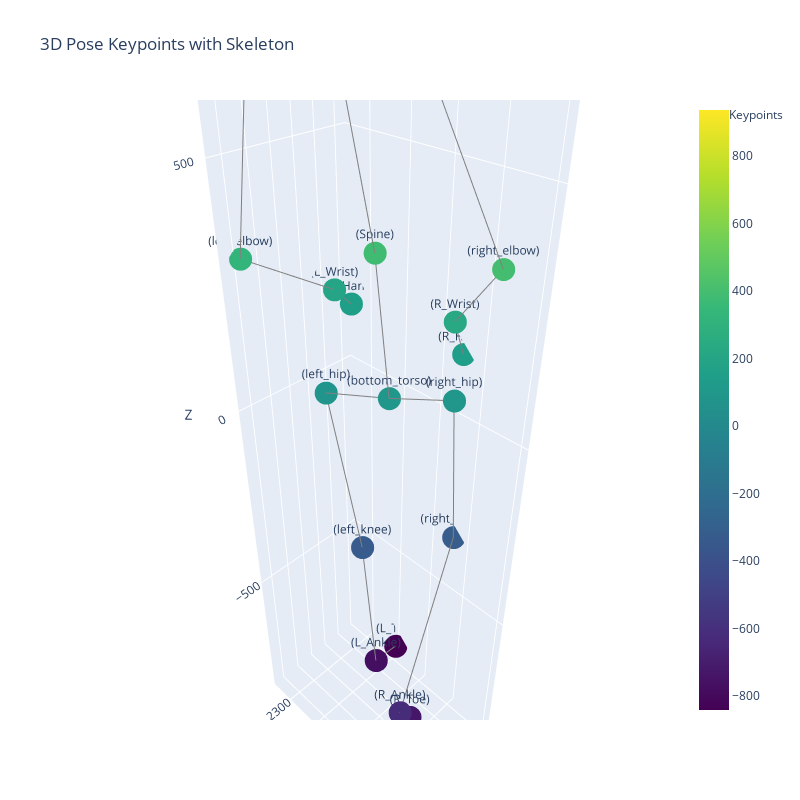

Here is the notebook cell this chart was saved with:
### Markdown cell above
### Visualization

### Code cell
import plotly.graph_objects as go


to_visualize_keypoints = keypoints.copy()
# Define the connections for the skeleton
# Each tuple represents (start_point_idx, end_point_idx)

# Create figure
fig = go.Figure()

# Add points
fig.add_trace(go.Scatter3d(
    x=to_visualize_keypoints[:, 0],
    y=to_visualize_keypoints[:, 1],
    z=to_visualize_keypoints[:, 2],
    mode='markers+text',
    marker=dict(
        size=8,
        color=keypoints[:, 2],
        colorscale='Viridis',
        showscale=True
    ),
    text=[f'({keypoints_names[i]})' for i, name in enumerate(to_visualize_keypoints)],
    hovertemplate='<b>%{text}</b><br>' +
                  'x: %{x:.3f}<br>' +
                  'y: %{y:.3f}<br>' +
                  'z: %{z:.3f}<br>'
                  ,
    name='Keypoints'
))

# Add lines for skeleton
for connection in skeleton_connections:
    start_idx, end_idx = connection
    fig.add_trace(go.Scatter3d(
        x=[to_visualize_keypoints[start_idx][0], to_visualize_keypoints[end_idx][0]],
        y=[to_visualize_keypoints[start_idx][1], to_visualize_keypoints[end_idx][1]],
        z=[to_visualize_keypoints[start_idx][2], to_visualize_keypoints[end_idx][2]],
        mode='lines',
        line=dict(color='gray', width=2),
        hoverinfo='skip',
        showlegend=False
    ))

# Update layout
fig.update_layout(
    title='3D Pose Keypoints with Skeleton',
    scene=dict(
        xaxis_title = 'X',#'X',
        yaxis_title = 'Y',#'Z',
        zaxis_title = 'Z',#'Y',
        aspectmode='data'
    ),
    width=800,
    height=800
)

# Show the plot
fig.show()

### Figure 1 — Plotly figure (JSON) as saved in the notebook; plotly's stock layout.template omitted (floating-point values rounded to 4 significant figures)
{"data": [{"hovertemplate": "<b>%{text}</b><br>x: %{x:.3f}<br>y: %{y:.3f}<br>z: %{z:.3f}<br>", "marker": {"color": [937.1, 642.5, 658.1, 398.1, 225.2, 621.3, 319.4, 201.4, 90.72, -322.3, -620.6, 84.03, -333.6, -771.3, 89.74, 383.0, 761.7, 142.8, 153.3, -732.1, -842.2], "colorscale": [[0, "#440154"], [0.1111, "#482878"], [0.2222, "#3e4989"], [0.3333, "#31688e"], [0.4444, "#26828e"], [0.5556, "#1f9e89"], [0.6667, "#35b779"], [0.7778, "#6ece58"], [0.8889, "#b5de2b"], [1, "#fde725"]], "showscale": true, "size": 8}, "mode": "markers+text", "name": "Keypoints", "text": ["(Head_top)", "(upper_torso)", "(right_shoulder)", "(right_elbow)", "(R_Wrist)", "(left_shoulder)", "(left_elbow)", "(L_Wrist)", "(right_hip)", "(right_knee)", "(R_Ankle)", "(left_hip)", "(left_knee)", "(L_Ankle)", "(bottom_torso)", "(Spine)", "(Head)", "(R_Hand)", "(L_Hand)", "(R_Toe)", "(L_Toe)"], "type": "scatter3d", "x": [112.7, 129.9, 34.56, 45.78, -31.63, 221.9, 196.0, 1.489, 3.331, -63.62, 187.2, 145, 92.54, 51.9, 80.64, 113.0, 107.5, -65.97, -43.84, 126.5, -54.69], "y": [2412.0, 2452.0, 2529.0, 2702.0, 2557.0, 2346.0, 2247.0, 2274.0, 2595.0, 2567.0, 2650.0, 2402.0, 2438.0, 2439.0, 2504.0, 2501.0, 2409.0, 2554.0, 2273.0, 2626.0, 2407.0], "z": [937.1, 642.5, 658.1, 398.1, 225.2, 621.3, 319.4, 201.4, 90.72, -322.3, -620.6, 84.03, -333.6, -771.3, 89.74, 383.0, 761.7, 142.8, 153.3, -732.1, -842.2]}, {"hoverinfo": "skip", "line": {"color": "gray", "width": 2}, "mode": "lines", "showlegend": false, "type": "scatter3d", "x": [112.7, 107.5], "y": [2412.0, 2409.0], "z": [937.1, 761.7]}, {"hoverinfo": "skip", "line": {"color": "gray", "width": 2}, "mode": "lines", "showlegend": false, "type": "scatter3d", "x": [107.5, 129.9], "y": [2409.0, 2452.0], "z": [761.7, 642.5]}, {"hoverinfo": "skip", "line": {"color": "gray", "width": 2}, "mode": "lines", "showlegend": false, "type": "scatter3d", "x": [129.9, 113.0], "y": [2452.0, 2501.0], "z": [642.5, 383.0]}, {"hoverinfo": "skip", "line": {"color": "gray", "width": 2}, "mode": "lines", "showlegend": false, "type": "scatter3d", "x": [113.0, 80.64], "y": [2501.0, 2504.0], "z": [383.0, 89.74]}, {"hoverinfo": "skip", "line": {"color": "gray", "width": 2}, "mode": "lines", "showlegend": false, "type": "scatter3d", "x": [80.64, 3.331], "y": [2504.0, 2595.0], "z": [89.74, 90.72]}, {"hoverinfo": "skip", "line": {"color": "gray", "width": 2}, "mode": "lines", "showlegend": false, "type": "scatter3d", "x": [80.64, 145], "y": [2504.0, 2402.0], "z": [89.74, 84.03]}, {"hoverinfo": "skip", "line": {"color": "gray", "width": 2}, "mode": "lines", "showlegend": false, "type": "scatter3d", "x": [3.331, -63.62], "y": [2595.0, 2567.0], "z": [90.72, -322.3]}, {"hoverinfo": "skip", "line": {"color": "gray", "width": 2}, "mode": "lines", "showlegend": false, "type": "scatter3d", "x": [-63.62, 187.2], "y": [2567.0, 2650.0], "z": [-322.3, -620.6]}, {"hoverinfo": "skip", "line": {"color": "gray", "width": 2}, "mode": "lines", "showlegend": false, "type": "scatter3d", "x": [187.2, 126.5], "y": [2650.0, 2626.0], "z": [-620.6, -732.1]}, {"hoverinfo": "skip", "line": {"color": "gray", "width": 2}, "mode": "lines", "showlegend": false, "type": "scatter3d", "x": [145, 92.54], "y": [2402.0, 2438.0], "z": [84.03, -333.6]}, {"hoverinfo": "skip", "line": {"color": "gray", "width": 2}, "mode": "lines", "showlegend": false, "type": "scatter3d", "x": [92.54, 51.9], "y": [2438.0, 2439.0], "z": [-333.6, -771.3]}, {"hoverinfo": "skip", "line": {"color": "gray", "width": 2}, "mode": "lines", "showlegend": false, "type": "scatter3d", "x": [51.9, -54.69], "y": [2439.0, 2407.0], "z": [-771.3, -842.2]}, {"hoverinfo": "skip", "line": {"color": "gray", "width": 2}, "mode": "lines", "showlegend": false, "type": "scatter3d", "x": [129.9, 34.56], "y": [2452.0, 2529.0], "z": [642.5, 658.1]}, {"hoverinfo": "skip", "line": {"color": "gray", "width": 2}, "mode": "lines", "showlegend": false, "type": "scatter3d", "x": [34.56, 45.78], "y": [2529.0, 2702.0], "z": [658.1, 398.1]}, {"hoverinfo": "skip", "line": {"color": "gray", "width": 2}, "mode": "lines", "showlegend": false, "type": "scatter3d", "x": [45.78, -31.63], "y": [2702.0, 2557.0], "z": [398.1, 225.2]}, {"hoverinfo": "skip", "line": {"color": "gray", "width": 2}, "mode": "lines", "showlegend": false, "type": "scatter3d", "x": [-31.63, -65.97], "y": [2557.0, 2554.0], "z": [225.2, 142.8]}, {"hoverinfo": "skip", "line": {"color": "gray", "width": 2}, "mode": "lines", "showlegend": false, "type": "scatter3d", "x": [129.9, 221.9], "y": [2452.0, 2346.0], "z": [642.5, 621.3]}, {"hoverinfo": "skip", "line": {"color": "gray", "width": 2}, "mode": "lines", "showlegend": false, "type": "scatter3d", "x": [221.9, 196.0], "y": [2346.0, 2247.0], "z": [621.3, 319.4]}, {"hoverinfo": "skip", "line": {"color": "gray", "width": 2}, "mode": "lines", "showlegend": false, "type": "scatter3d", "x": [196.0, 1.489], "y": [2247.0, 2274.0], "z": [319.4, 201.4]}, {"hoverinfo": "skip", "line": {"color": "gray", "width": 2}, "mode": "lines", "showlegend": false, "type": "scatter3d", "x": [1.489, -43.84], "y": [2274.0, 2273.0], "z": [201.4, 153.3]}], "layout": {"height": 800, "scene": {"aspectmode": "data", "xaxis": {"title": {"text": "X"}}, "yaxis": {"title": {"text": "Y"}}, "zaxis": {"title": {"text": "Z"}}}, "title": {"text": "3D Pose Keypoints with Skeleton"}, "width": 800}}
